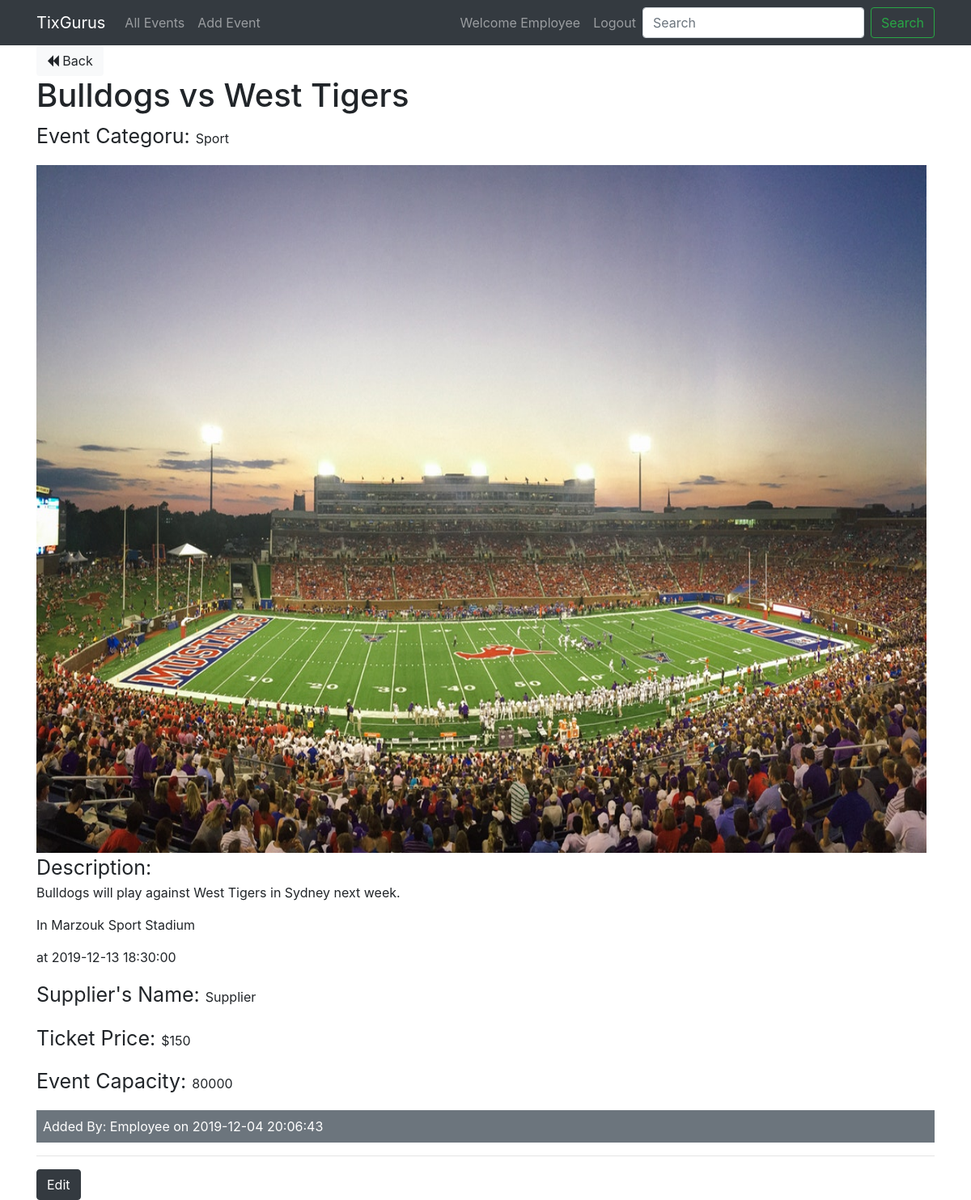
Screenshot of /tixgurus/events/show/66 (signed in) with the database file from the repository.
### tables this page shows
CREATE TABLE `events` (
  `event_id` int(11) NOT NULL AUTO_INCREMENT,
  `event_title` varchar(100) NOT NULL,
  `event_description` varchar(10000) DEFAULT NULL,
  `event_location` varchar(100) NOT NULL,
  `event_picture` varchar(3000) DEFAULT NULL,
  `event_category` varchar(200) NOT NULL,
  `event_capacity` int(11) NOT NULL,
  `event_date` datetime NOT NULL,
  `supplier_id` int(11) DEFAULT NULL,
  `member_id` int(11) DEFAULT NULL,
  `event_added_at` datetime NOT NULL DEFAULT CURRENT_TIMESTAMP,
  `supplier_name` varchar(255) NOT NULL,
  `event_price` int(255) NOT NULL,
  `seat_map` varchar(255) DEFAULT NULL,
  PRIMARY KEY (`event_id`),
  KEY `supplier_id` (`supplier_id`),
  CONSTRAINT `events_ibfk_1` FOREIGN KEY (`supplier_id`) REFERENCES `suppliers` (`supplier_id`)
);

CREATE TABLE `members` (
  `member_id` int(11) NOT NULL AUTO_INCREMENT,
  `member_name` varchar(50) DEFAULT NULL,
  `member_email` varchar(50) DEFAULT NULL,
  `member_phone` varchar(40) DEFAULT NULL,
  `registration_date` datetime DEFAULT CURRENT_TIMESTAMP,
  `member_dob` date NOT NULL,
  `member_password` varchar(255) NOT NULL,
  `member_type` varchar(255) NOT NULL DEFAULT 'member',
  PRIMARY KEY (`member_id`)
);

### tixgurus/app/libraries/Core.php (called while the page is built, shortened)
<?php
  class Core {
    protected $currentMethod = 'index';
    public function __construct(){
      $url = $this->getUrl();
      if(file_exists('../app/controllers/' . ucwords($url[0]). '.php')){
        unset($url[0]);
      }
      $this->currentController = new $this->currentController;
      if(isset($url[1])){
        if(method_exists($this->currentController, $url[1])){
          $this->currentMethod = $url[1];
          unset($url[1]);
        }
      }
      $this->params = $url ? array_values($url) : [];
      call_user_func_array([$this->currentController, $this->currentMethod], $this->params);
    }
    public function getUrl(){
      if(isset($_GET['url'])){
        $url = rtrim($_GET['url'], '/');
        $url = filter_var($url, FILTER_SANITIZE_URL);
        $url = explode('/', $url);
        return $url;
      }
    }
  }

### tixgurus/public/index.php (called while the page is built, shortened)
<?php
  $init = new Core;

### tixgurus/app/libraries/Database.php (called while the page is built, shortened)
<?php
  class Database {
    private $host = DB_HOST;
    private $user = DB_USER;
    private $pass = DB_PASS;
    private $dbname = DB_NAME;
    private $dbh;
    private $stmt;
    public function __construct(){
      $dsn = 'mysql:host=' . $this->host . ';dbname=' . $this->dbname;
      $options = array(
        PDO::ATTR_PERSISTENT => true,
        PDO::ATTR_ERRMODE => PDO::ERRMODE_EXCEPTION
      );
      try{
        $this->dbh = new PDO($dsn, $this->user, $this->pass, $options);
      } catch(PDOException $e){
        $this->error = $e->getMessage();
        echo $this->error;
      }
    }
    public function query($sql){
      $this->stmt = $this->dbh->prepare($sql);
    }
    public function bind($param, $value, $type = null){
      if(is_null($type)){
        switch(true){
          default:
            $type = PDO::PARAM_STR;
        }
      }
      $this->stmt->bindValue($param, $value, $type);
    }
    public function execute(){
      return $this->stmt->execute();
    }
    public function single(){
      $this->execute();
      return $this->stmt->fetch(PDO::FETCH_OBJ);
    }
  }

### tixgurus/app/models/Event.php (called while the page is built, shortened)
<?php
class Event{
  private $db;
  public function __construct(){
    $this->db = new Database;
  }
  public function getEventById($event_id){
    $this->db->query('SELECT * FROM events WHERE event_id = :event_id');
    $this->db->bind(':event_id', $event_id);
    $row = $this->db->single();
    return $row;
  }
}

### tixgurus/app/models/User.php (called while the page is built, shortened)
<?php
  class User {
    private $db;
    public function __construct(){
      $this->db = new Database;
    }
    public function getUserById($member_id){
      $this->db->query('SELECT * FROM members WHERE member_id = :member_id');
      $this->db->bind(':member_id', $member_id);
      $row = $this->db->single();
     return $row;
  }
}

### tixgurus/app/views/events/show.php (the view, shortened to what this page needs)
<?php require APPROOT . '/views/inc/header.php'; ?>
<a href="<?php echo URLROOT ; ?>/events/index" class="btn btn-light"><i class="fa fa-backward"></i> Back</a>
<br>
<h1><?php echo $data['event']->event_title; ?></h1>
<p><span style="font-size: 25px;">Event Categoru: </span><?php echo $data['event']->event_category; ?></p>
<img src='<?php echo $data['img'] .$data['event']->event_picture   ;?> ' width="1100" height="850">
<p><span style="font-size: 25px;">Description: </span><br><?php echo $data['event']->event_description; ?></p>
<p>In <?php echo $data['event']->event_location; ?></p>
<p>at <?php echo $data['event']->event_date; ?></p>
<p><span style="font-size: 25px;">Supplier's Name: </span><?php echo $data['event']->supplier_name; ?></p>
<p><span style="font-size: 25px;">Ticket Price: </span>$<?php echo  $data['event']->event_price; ?></p>
<p><span style="font-size: 25px;">Event Capacity: </span><?php echo $data['event']->event_capacity; ?></p>
<div class="bg-secondary text-white p-2 mb-3">
  Added By: <?php echo $data['member']->member_name; ?> on <?php echo $data['event']->event_added_at; ?>
</div>
<hr>
<a href="<?php echo URLROOT; ?>/events/edit_event/<?php echo $data['event']->event_id; ?>" class="btn btn-dark">Edit</a>
<?php require APPROOT . '/views/inc/footer_eh.php'; ?>

### rows the page displays
events: event_title "Bulldogs vs West Tigers", event_category "Sport", event_picture (picture), event_description "Bulldogs will play against West Tigers in Sydney next week.", event_location "Marzouk Sport Stadium", event_date "2019-12-13 18:30:00", supplier_name "Supplier", event_price "150", event_capacity "80000", event_added_at "2019-12-04 20:06:43"
members: member_name "Employee"

### other values shown
$_SESSION['member_name'] "Employee"
